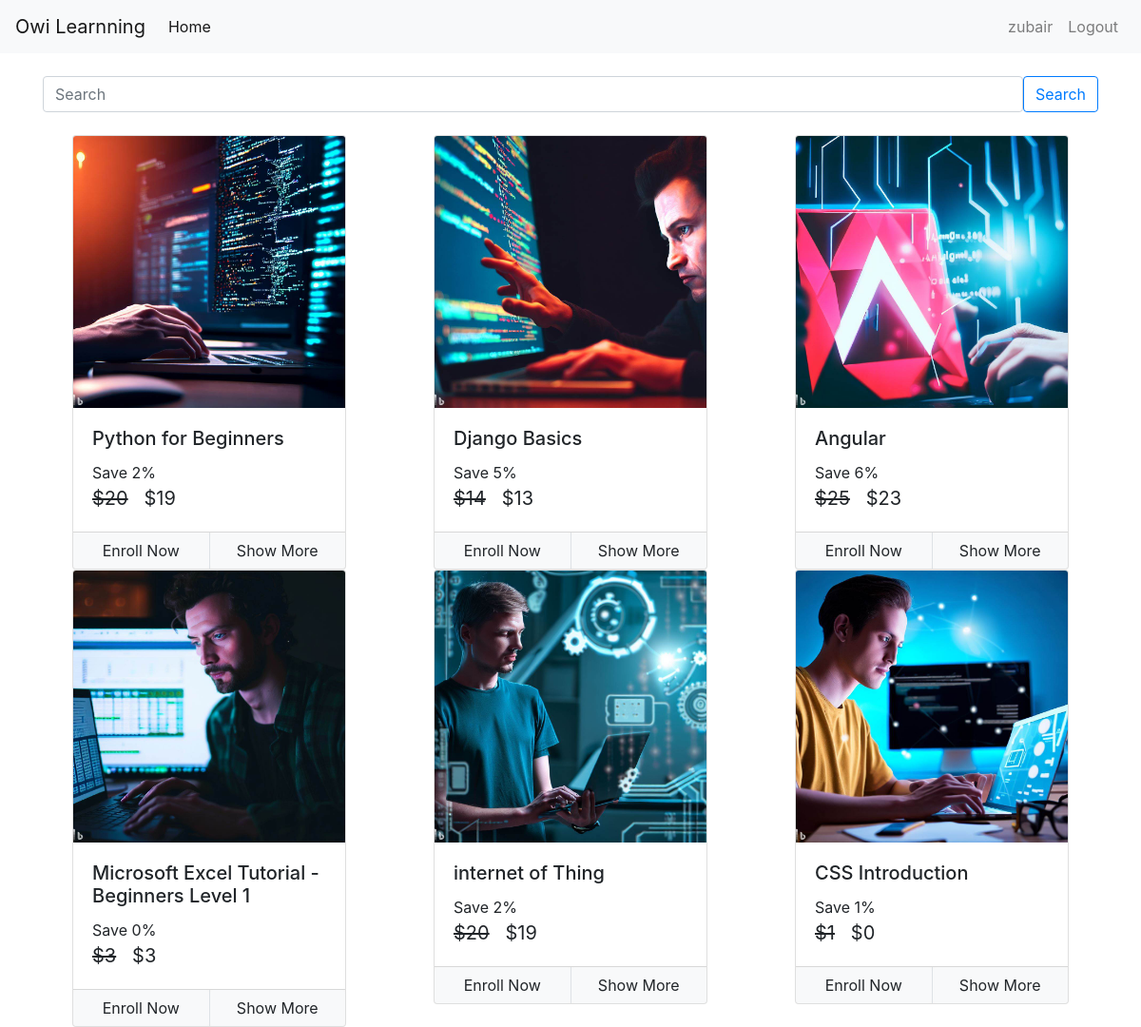
Page / (signed in) on the committed database.
### account/models.py (models this page shows)
class User(AbstractUser):
    is_admin= models.BooleanField('Is admin', default=False)
    is_customer = models.BooleanField('Is customer', default=False)
    is_employee = models.BooleanField('Is employee', default=False)

### courses/models/course.py (models this page shows, shortened)
class Course(models.Model):
    name = models.CharField(max_length = 50 , null = False)
    slug = models.CharField(max_length = 50 , null = False , unique = True)
    description = models.CharField(max_length = 200 , null = True)
    price = models.IntegerField(null=False)
    discount = models.IntegerField(null=False , default = 0)
    active = models.BooleanField(default = False)
    thumbnail = models.ImageField(upload_to = "files/thumbnail")
    date = models.DateTimeField(auto_now_add= True)
    resource = models.FileField(upload_to = "files/resource")
    length = models.IntegerField(null=False)

### courses/views/homepage.py (the view)
def home(request):
    courses = Course.objects.all()
    try:
       query= request.GET['query']
       courses = Course.objects.filter(name__icontains=query)
    except MultiValueDictKeyError:
         query = False
    return render(request,template_name="courses/home.html",context={"courses":courses})

### courses/templatetags/course_custom_tags.py (called while the page is built)
@register.simple_tag
def cal_sellprice(price , discount):
    if discount is None or discount is 0:
        return price
    sellprice = price
    sellprice = price - ( price * discount * 0.01 )
    return math.floor(sellprice)

@register.filter
def rupee(price):
    return f'${price}'

@register.simple_tag
def is_enrolled(request , course):
    user = None
    if not request.user.is_authenticated:
        return False
    user = request.user
    try:
        user_course = UserCourse.objects.get(user = user  , course = course)
        return True
    except:
        return False

### courses/templates/courses/home.html (shortened to what this page needs)
{% extends 'courses/base.html' %}
{% load course_custom_tags %}
{%block content%}
<div class="container">
    <br>
    <div class="row">
        {% for course in courses %}
        <div class="col mx-auto">
            <div class="card mx-auto" style="width: 18rem;">
                <img class="card-img-top" src="{{course.thumbnail.url}}" alt="Card image cap">
                <div class="card-body">
                    <h5 class="card-title">{{course.name}}</h5>
                    <p class="card-text m-0 p-0">
                        Save {{course.discount}}%
                        <br>
                        <span class="price">
                            <del>{{course.price|rupee}}</del>
                            <span>{% cal_sellprice course.price course.discount as value %} {{value|rupee}}</span>
                        </span>
                    </p>
                </div>
                <div class="card-footer p-0">
                    {% is_enrolled request course as enrolled %}
                    <div class="row no-gutters">
                        {% if enrolled %}
                        <div class="col border-right">
                            <a href="/course/{{course.slug}}" class="btn btn-light btn-block">Start Course</a>
                        </div>
                        {% else %}
                        <div class="col border-right">
                            <a href="/check-out/{{course.slug}}" class="btn btn-light btn-block">Enroll Now</a>
                        </div>
                        <div class="col">
                            <a href="/course/{{course.slug}}" class="btn btn-light  btn-block">Show More</a>
                        </div>
                        {% endif %}
                    </div>
                </div>
            </div>
        </div>
        {% endfor %}
    </div>
</div>
{%endblock%}

### courses/templates/courses/base.html (shortened to what this page needs)
<!doctype html>
{% load static %}
<html lang="en">
  <head>
    <link rel="stylesheet" href="https://maxcdn.bootstrapcdn.com/bootstrap/4.0.0/css/bootstrap.min.css">
    <link rel="stylesheet" href="{% static 'courses/css/common.css'%}">
  </head>
  <body>
    <nav class="navbar navbar-expand-lg navbar-light bg-light">
        <a class="navbar-brand" href="/">Owi Learnning</a>
        <div class="collapse navbar-collapse" id="navbarNav">
            <ul class="navbar-nav mr-auto">
                <li class="nav-item active">
                  <a class="nav-link" href="/">Home <span class="sr-only">(current)</span></a>
                </li>
              </ul>
            <ul class="navbar-nav ml-auto">
              {% if request.user.is_authenticated %}
              <li class="nav-item">
                <a class="nav-link" href="/my-courses">{{user.username}}</a>
              </li>
              <li class="nav-item">
                <a class="nav-link" href="/logout">Logout</a>
              </li>
            {% endif %}
          </ul>
        </div>
      </nav>
  <div class="container mt-4">
    <form class="d-flex">
      <input class="form-control me-2" type="search"name='query' placeholder="Search" aria-label="Search">
      <button class="btn btn-outline-primary" type="submit">Search</button>
    </form>
  </div>
    {% block content %}
    {% endblock %}
  </body>
</html>

### courses/static/courses/css/common.css (style rules this page uses)
.price { font-size: 20px; }

### courses/templates/courses/home.html (style rules this page uses)
.price { font-size: 20px; }

### rows in the picture
User: username "zubair"
Course: thumbnail (picture), name "Python for Beginners", discount "2", price "$20", value "$19"
Course: thumbnail (picture), name "Django Basics", discount "5", price "$14", value "$13"
Course: thumbnail (picture), name "Angular", discount "6", price "$25", value "$23"
Course: thumbnail (picture), name "Microsoft Excel Tutorial - Beginners Level 1", discount "0", price "$3", value "$3"
Course: thumbnail (picture), name "internet of Thing", discount "2", price "$20", value "$19"
Course: thumbnail (picture), name "CSS Introduction", discount "1", price "$1", value "$0"
